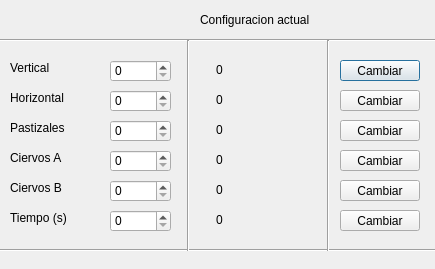
<?xml version="1.0" encoding="UTF-8"?>
<ui version="4.0">
 <class>configuracion</class>
 <widget class="QDialog" name="configuracion">
  <property name="geometry">
   <rect>
    <x>0</x>
    <y>0</y>
    <width>435</width>
    <height>269</height>
   </rect>
  </property>
  <property name="windowTitle">
   <string>Configuracion de  simulacion</string>
  </property>
  <widget class="QWidget" name="verticalLayoutWidget">
   <property name="geometry">
    <rect>
     <x>0</x>
     <y>50</y>
     <width>2</width>
     <height>2</height>
    </rect>
   </property>
   <layout class="QVBoxLayout" name="verticalLayout"/>
  </widget>
  <widget class="QLabel" name="label">
   <property name="geometry">
    <rect>
     <x>200</x>
     <y>10</y>
     <width>131</width>
     <height>20</height>
    </rect>
   </property>
   <property name="text">
    <string>Configuracion actual</string>
   </property>
  </widget>
  <widget class="QLabel" name="label_2">
   <property name="geometry">
    <rect>
     <x>10</x>
     <y>60</y>
     <width>61</width>
     <height>16</height>
    </rect>
   </property>
   <property name="text">
    <string>Vertical</string>
   </property>
  </widget>
  <widget class="QLabel" name="label_3">
   <property name="geometry">
    <rect>
     <x>10</x>
     <y>90</y>
     <width>61</width>
     <height>16</height>
    </rect>
   </property>
   <property name="text">
    <string>Horizontal</string>
   </property>
  </widget>
  <widget class="QLabel" name="label_4">
   <property name="geometry">
    <rect>
     <x>10</x>
     <y>120</y>
     <width>61</width>
     <height>16</height>
    </rect>
   </property>
   <property name="text">
    <string>Pastizales</string>
   </property>
  </widget>
  <widget class="QLabel" name="label_5">
   <property name="geometry">
    <rect>
     <x>10</x>
     <y>150</y>
     <width>71</width>
     <height>16</height>
    </rect>
   </property>
   <property name="text">
    <string>Ciervos A</string>
   </property>
  </widget>
  <widget class="QLabel" name="label_6">
   <property name="geometry">
    <rect>
     <x>10</x>
     <y>180</y>
     <width>61</width>
     <height>16</height>
    </rect>
   </property>
   <property name="text">
    <string>Ciervos B</string>
   </property>
  </widget>
  <widget class="QLabel" name="label_7">
   <property name="geometry">
    <rect>
     <x>10</x>
     <y>210</y>
     <width>71</width>
     <height>16</height>
    </rect>
   </property>
   <property name="text">
    <string>Tiempo (s)</string>
   </property>
  </widget>
  <widget class="QPushButton" name="cambiar_vertical">
   <property name="geometry">
    <rect>
     <x>340</x>
     <y>60</y>
     <width>80</width>
     <height>21</height>
    </rect>
   </property>
   <property name="text">
    <string>Cambiar</string>
   </property>
  </widget>
  <widget class="QPushButton" name="cambiar_horizontal">
   <property name="geometry">
    <rect>
     <x>340</x>
     <y>90</y>
     <width>80</width>
     <height>21</height>
    </rect>
   </property>
   <property name="text">
    <string>Cambiar</string>
   </property>
  </widget>
  <widget class="QPushButton" name="cambiar_pastizales">
   <property name="geometry">
    <rect>
     <x>340</x>
     <y>120</y>
     <width>80</width>
     <height>21</height>
    </rect>
   </property>
   <property name="text">
    <string>Cambiar</string>
   </property>
  </widget>
  <widget class="QPushButton" name="cambiar_ca">
   <property name="geometry">
    <rect>
     <x>340</x>
     <y>150</y>
     <width>80</width>
     <height>21</height>
    </rect>
   </property>
   <property name="text">
    <string>Cambiar</string>
   </property>
  </widget>
  <widget class="QPushButton" name="cambiar_cb">
   <property name="geometry">
    <rect>
     <x>340</x>
     <y>180</y>
     <width>80</width>
     <height>21</height>
    </rect>
   </property>
   <property name="text">
    <string>Cambiar</string>
   </property>
  </widget>
  <widget class="QPushButton" name="cabiar_tiempo">
   <property name="geometry">
    <rect>
     <x>340</x>
     <y>210</y>
     <width>80</width>
     <height>21</height>
    </rect>
   </property>
   <property name="text">
    <string>Cambiar</string>
   </property>
  </widget>
  <widget class="QLabel" name="labelvertical">
   <property name="geometry">
    <rect>
     <x>216</x>
     <y>60</y>
     <width>51</width>
     <height>20</height>
    </rect>
   </property>
   <property name="text">
    <string>0</string>
   </property>
  </widget>
  <widget class="QLabel" name="labelhorizontal">
   <property name="geometry">
    <rect>
     <x>216</x>
     <y>90</y>
     <width>51</width>
     <height>20</height>
    </rect>
   </property>
   <property name="text">
    <string>0</string>
   </property>
  </widget>
  <widget class="QLabel" name="labelpastizales">
   <property name="geometry">
    <rect>
     <x>216</x>
     <y>120</y>
     <width>51</width>
     <height>20</height>
    </rect>
   </property>
   <property name="text">
    <string>0</string>
   </property>
  </widget>
  <widget class="QLabel" name="labelca">
   <property name="geometry">
    <rect>
     <x>216</x>
     <y>150</y>
     <width>51</width>
     <height>20</height>
    </rect>
   </property>
   <property name="text">
    <string>0</string>
   </property>
  </widget>
  <widget class="QLabel" name="labelcb">
   <property name="geometry">
    <rect>
     <x>216</x>
     <y>180</y>
     <width>51</width>
     <height>20</height>
    </rect>
   </property>
   <property name="text">
    <string>0</string>
   </property>
  </widget>
  <widget class="QLabel" name="labeltiempo">
   <property name="geometry">
    <rect>
     <x>216</x>
     <y>210</y>
     <width>51</width>
     <height>20</height>
    </rect>
   </property>
   <property name="text">
    <string>0</string>
   </property>
  </widget>
  <widget class="QSpinBox" name="spinvertical">
   <property name="geometry">
    <rect>
     <x>110</x>
     <y>60</y>
     <width>61</width>
     <height>22</height>
    </rect>
   </property>
   <property name="maximum">
    <number>500</number>
   </property>
  </widget>
  <widget class="QSpinBox" name="spinhorizontal">
   <property name="geometry">
    <rect>
     <x>110</x>
     <y>90</y>
     <width>61</width>
     <height>22</height>
    </rect>
   </property>
   <property name="maximum">
    <number>500</number>
   </property>
  </widget>
  <widget class="QSpinBox" name="spinpastizales">
   <property name="geometry">
    <rect>
     <x>110</x>
     <y>120</y>
     <width>61</width>
     <height>22</height>
    </rect>
   </property>
   <property name="maximum">
    <number>500</number>
   </property>
  </widget>
  <widget class="QSpinBox" name="spinca">
   <property name="geometry">
    <rect>
     <x>110</x>
     <y>150</y>
     <width>61</width>
     <height>22</height>
    </rect>
   </property>
   <property name="maximum">
    <number>500</number>
   </property>
  </widget>
  <widget class="QSpinBox" name="spincb">
   <property name="geometry">
    <rect>
     <x>110</x>
     <y>180</y>
     <width>61</width>
     <height>22</height>
    </rect>
   </property>
   <property name="maximum">
    <number>500</number>
   </property>
  </widget>
  <widget class="QSpinBox" name="spintiempo">
   <property name="geometry">
    <rect>
     <x>110</x>
     <y>210</y>
     <width>61</width>
     <height>22</height>
    </rect>
   </property>
   <property name="maximum">
    <number>500</number>
   </property>
  </widget>
  <widget class="Line" name="line">
   <property name="geometry">
    <rect>
     <x>-10</x>
     <y>240</y>
     <width>491</width>
     <height>20</height>
    </rect>
   </property>
   <property name="orientation">
    <enum>Qt::Horizontal</enum>
   </property>
  </widget>
  <widget class="Line" name="line_2">
   <property name="geometry">
    <rect>
     <x>0</x>
     <y>30</y>
     <width>481</width>
     <height>20</height>
    </rect>
   </property>
   <property name="orientation">
    <enum>Qt::Horizontal</enum>
   </property>
  </widget>
  <widget class="Line" name="line_4">
   <property name="geometry">
    <rect>
     <x>180</x>
     <y>40</y>
     <width>16</width>
     <height>211</height>
    </rect>
   </property>
   <property name="orientation">
    <enum>Qt::Vertical</enum>
   </property>
  </widget>
  <widget class="Line" name="line_5">
   <property name="geometry">
    <rect>
     <x>320</x>
     <y>40</y>
     <width>16</width>
     <height>211</height>
    </rect>
   </property>
   <property name="orientation">
    <enum>Qt::Vertical</enum>
   </property>
  </widget>
 </widget>
 <resources/>
 <connections/>
</ui>
